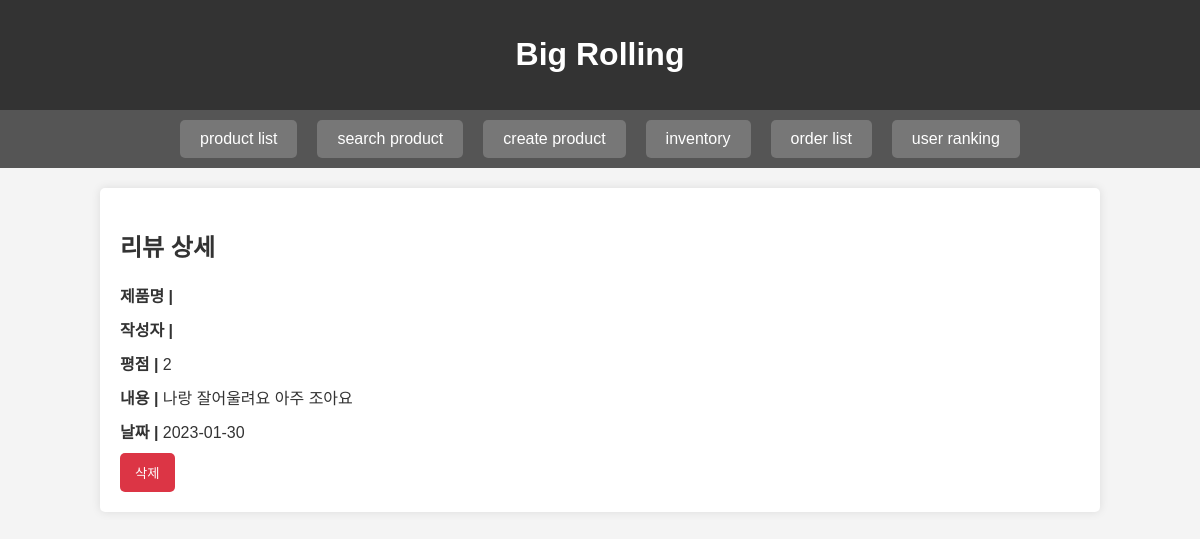
The page /php/review_detail.php?id=42 on the database its author committed.
### tables this page shows
CREATE TABLE `review` (
  `review_id` int(11) NOT NULL AUTO_INCREMENT,
  `product_id` int(11) NOT NULL,
  `user_id` int(11) NOT NULL,
  `rating` int(11) NOT NULL,
  `review_text` text DEFAULT NULL,
  `review_date` date NOT NULL,
  PRIMARY KEY (`review_id`),
  KEY `user_id` (`user_id`),
  KEY `product_id` (`product_id`),
  CONSTRAINT `review_ibfk_1` FOREIGN KEY (`user_id`) REFERENCES `user` (`user_id`),
  CONSTRAINT `review_ibfk_2` FOREIGN KEY (`product_id`) REFERENCES `product` (`product_id`)
);

### php/db_connection.php (called while the page is built, shortened)
<?php
$servername = "localhost";
$username = "root";
$password = "";
$dbname = "team16";
function connectToDatabase() {
    global $servername, $username, $password, $dbname;
    $conn = mysqli_connect($servername, $username, $password, $dbname);
    return $conn;
}
?>

### php/review_detail.php (the view, shortened to what this page needs)
<?php
include(__DIR__ . '/db_connection.php');
if (isset($_GET['id'])) {
	$reviewId = $_GET['id'];
	$reviewQuery = "SELECT * FROM REVIEW WHERE review_id = $reviewId";
	$reviewResult = mysqli_query(connectToDatabase(), $reviewQuery);
	$review = mysqli_fetch_assoc($reviewResult);
	$productQuery = "SELECT * FROM PRODUCT WHERE product_id = " . $review['product_id'];
	$productResult = mysqli_query(connectToDatabase(), $productQuery);
	$product = mysqli_fetch_assoc($productResult);
	$userQuery = "SELECT username FROM USER WHERE user_id = " . $review['user_id'];
	$userResult = mysqli_query(connectToDatabase(), $userQuery);
	$user = mysqli_fetch_assoc($userResult);
} else {
	echo "유효하지 않은 리뷰 ID";
	exit;
}
?>
<!DOCTYPE html>
<html lang="ko">
<head>
</head>
<body>
	<header>
		<a href="product_list.php"><h1>Big Rolling</h1></a>
	</header>
	<nav>
		<a href="product_list.php">product list</a>
		<a href="search_product.php">search product</a>
		<a href="create_product.php">create product</a>
		<a href="inventory_management.php">inventory</a>
		<a href="order_list.php">order list</a>
		<a href="user_ranking.php">user ranking</a>
	</nav>
	<div class="container">
		<h2>리뷰 상세</h2>
		<p><strong>제품명 | </strong> <?php echo $product['product_name']; ?></p>
		<p><strong>작성자 | </strong> <?php echo $user['username']; ?></p>
		<p><strong>평점 | </strong> <?php echo $review['rating']; ?></p>
		<p><strong>내용 | </strong> <?php echo $review['review_text']; ?></p>
		<p><strong>날짜 | </strong> <?php echo $review['review_date']; ?></p>
		<form method="post" action="">
			<button type="submit" name="delete_review">삭제</button>
		</form>
	</div>
</body>
</html>

### php/review_detail.php (style rules this page uses)
body { font-family: 'Arial', sans-serif; margin: 0; padding: 0; background-color: #f4f4f4; color: #333; }
.container { width: 80%; margin: 0 auto; background-color: #fff; padding: 20px; border-radius: 5px; box-shadow: 0 0 10px rgba(0, 0, 0, 0.1); margin-top: 20px; }
p { margin: 10px 0; }
button { background-color: #dc3545; color: white; border: none; padding: 10px 15px; cursor: pointer; border-radius: 5px; }
body { font-family: Arial, sans-serif; margin: 0; padding: 0; }
header { background-color: #333; padding: 15px; text-align: center; color: #fff; }
nav { display: flex; justify-content: center; background-color: #555; padding: 10px; }
nav a { color: white; text-decoration: none; padding: 10px 20px; margin: 0 10px; border-radius: 5px; background-color: #777; transition: background-color 0.3s; }
header a { color: white; text-decoration: none; }

### rows shown on the page
review: rating "2", review_text "나랑 잘어울려요 아주 조아요", review_date "2023-01-30"
